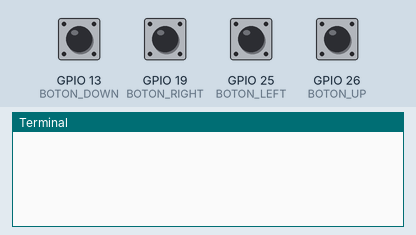
This program was run on a simulated Raspberry Pi (BCM pin numbers). On the bench: the last lines printed to the terminal. The inputs (shaded band) are chosen by the test bench; at power-on: GPIO 13 (BOTON_DOWN), GPIO 19 (BOTON_RIGHT), GPIO 25 (BOTON_LEFT), GPIO 26 (BOTON_UP) HIGH.

Above: at 1.2 s.
1.3 s: GPIO 13 (BOTON_DOWN) pulled LOW for 0.5 s
At 1.9 s:
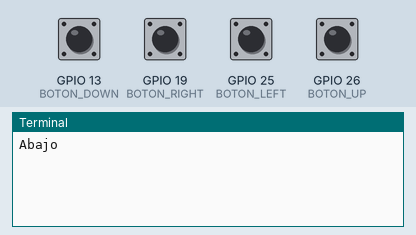
3.3 s: GPIO 19 (BOTON_RIGHT) pulled LOW for 0.5 s
At 4.6 s:
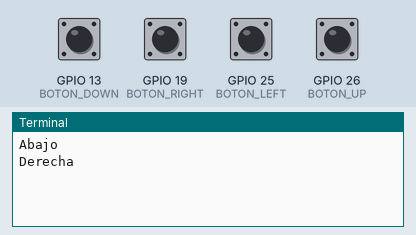
5.3 s: GPIO 25 (BOTON_LEFT) pulled LOW for 0.5 s
At 6.2 s:
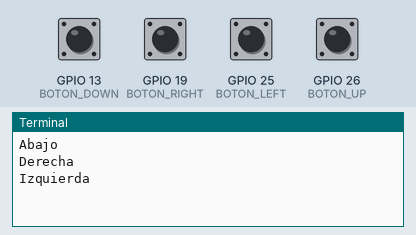
7.3 s: GPIO 26 (BOTON_UP) pulled LOW for 0.5 s
At 8.9 s:
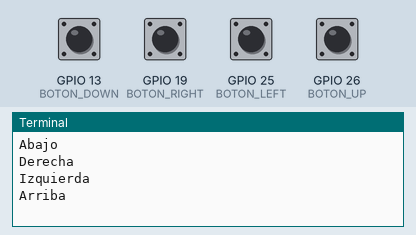

The program:

gpios.py
```python
import gpiozero as GPIO
import time


BOTON_UP = GPIO.Button(26)
BOTON_LEFT = GPIO.Button(25)
BOTON_RIGHT = GPIO.Button(19)
BOTON_DOWN = GPIO.Button(13)
try:
    while True:
        time.sleep(0.4)
        if BOTON_UP.is_active:
            print("Arriba")
        if BOTON_DOWN.is_active:
            print("Abajo")
        if BOTON_LEFT.is_active:
            print("Izquierda")
        if BOTON_RIGHT.is_active:
            print("Derecha")
except KeyboardInterrupt:
    print("Se finalizo la prueba")
```

Measured:
- after the input at 1.3 s, the terminal: prints a new line after 0.30 s (image 1)
- after the input at 3.3 s, the terminal: prints a new line after 0.30 s (image 2)
- after the input at 5.3 s, the terminal: prints a new line after 0.30 s (image 3)
- after the input at 7.3 s, the terminal: prints a new line after 0.30 s (image 4)
